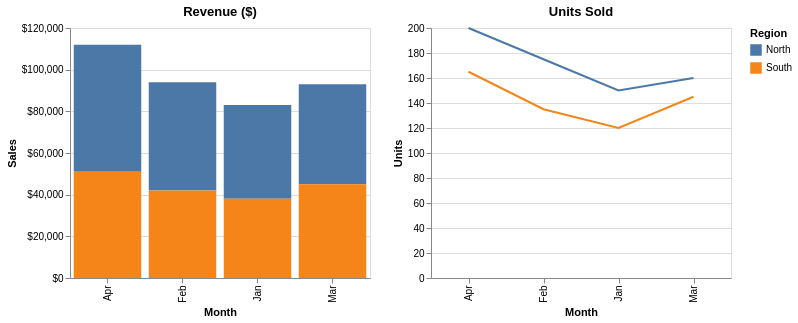

Write the Vega-Lite specification saved for this chart.
### Vega-Lite specification from a JSON file in a GitHub repository (floating-point values rounded to 4 significant figures)
{"$schema": "https://vega.github.io/schema/vega-lite/v5.json", "description": "Horizontal multi-plot: Sales comparison across regions", "data": {"values": [{"month": "Jan", "region": "North", "sales": 45000, "units": 150}, {"month": "Feb", "region": "North", "sales": 52000, "units": 175}, {"month": "Mar", "region": "North", "sales": 48000, "units": 160}, {"month": "Apr", "region": "North", "sales": 61000, "units": 200}, {"month": "Jan", "region": "South", "sales": 38000, "units": 120}, {"month": "Feb", "region": "South", "sales": 42000, "units": 135}, {"month": "Mar", "region": "South", "sales": 45000, "units": 145}, {"month": "Apr", "region": "South", "sales": 51000, "units": 165}]}, "hconcat": [{"title": "Revenue ($)", "mark": "bar", "encoding": {"x": {"field": "month", "type": "ordinal", "axis": {"title": "Month"}}, "y": {"field": "sales", "type": "quantitative", "axis": {"title": "Sales", "format": "$,.0f"}}, "color": {"field": "region", "type": "nominal", "legend": {"title": "Region"}}}, "width": 300, "height": 250}, {"title": "Units Sold", "mark": "line", "encoding": {"x": {"field": "month", "type": "ordinal", "axis": {"title": "Month"}}, "y": {"field": "units", "type": "quantitative", "axis": {"title": "Units"}}, "color": {"field": "region", "type": "nominal"}, "strokeWidth": {"value": 2}}, "width": 300, "height": 250}]}
